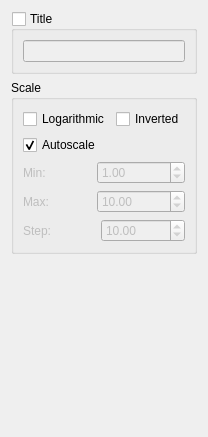
           <widget class="QWidget" name="tabWidgetPage2_2">
            <attribute name="title">
             <string>Top</string>
            </attribute>
            <layout class="QVBoxLayout" name="verticalLayout_20">
             <item>
              <widget class="QGroupBox" name="settingsXTTitleGroup">
               <property name="title">
                <string>Title</string>
               </property>
               <property name="checkable">
                <bool>true</bool>
               </property>
               <property name="checked">
                <bool>false</bool>
               </property>
               <layout class="QVBoxLayout" name="verticalLayout_19">
                <item>
                 <widget class="QLineEdit" name="settingsXTTitleEdit"/>
                </item>
               </layout>
              </widget>
             </item>
             <item>
              <widget class="QGroupBox" name="groupBox_4">
               <property name="title">
                <string>Scale</string>
               </property>
               <layout class="QVBoxLayout" name="verticalLayout_18">
                <item>
                 <layout class="QHBoxLayout" name="horizontalLayout_8">
                  <item>
                   <widget class="QCheckBox" name="settingsXTLogCheck">
                    <property name="text">
                     <string>Logarithmic</string>
                    </property>
                   </widget>
                  </item>
                  <item>
                   <widget class="QCheckBox" name="settingsXTInvCheck">
                    <property name="text">
                     <string>Inverted</string>
                    </property>
                   </widget>
                  </item>
                 </layout>
                </item>
                <item>
                 <widget class="QCheckBox" name="settingsXTAutoscaleCheck">
                  <property name="text">
                   <string>Autoscale</string>
                  </property>
                  <property name="checked">
                   <bool>true</bool>
                  </property>
                 </widget>
                </item>
                <item>
                 <layout class="QHBoxLayout" name="horizontalLayout_26">
                  <item>
                   <widget class="QLabel" name="xTScaleLabel1">
                    <property name="enabled">
                     <bool>false</bool>
                    </property>
                    <property name="text">
                     <string>Min:</string>
                    </property>
                   </widget>
                  </item>
                  <item>
                   <widget class="QDoubleSpinBox" name="settingsXTScaleMinSpin">
                    <property name="enabled">
                     <bool>false</bool>
                    </property>
                    <property name="minimum">
                     <double>-999999999.000000000000000</double>
                    </property>
                    <property name="maximum">
                     <double>999999999.000000000000000</double>
                    </property>
                    <property name="value">
                     <double>1.000000000000000</double>
                    </property>
                   </widget>
                  </item>
                 </layout>
                </item>
                <item>
                 <layout class="QHBoxLayout" name="horizontalLayout_27">
                  <item>
                   <widget class="QLabel" name="xTScaleLabel2">
                    <property name="enabled">
                     <bool>false</bool>
                    </property>
                    <property name="text">
                     <string>Max:</string>
                    </property>
                   </widget>
                  </item>
                  <item>
                   <widget class="QDoubleSpinBox" name="settingsXTScaleMaxSpin">
                    <property name="enabled">
                     <bool>false</bool>
                    </property>
                    <property name="minimum">
                     <double>-999999999.000000000000000</double>
                    </property>
                    <property name="maximum">
                     <double>999999999.000000000000000</double>
                    </property>
                    <property name="value">
                     <double>10.000000000000000</double>
                    </property>
                   </widget>
                  </item>
                 </layout>
                </item>
                <item>
                 <layout class="QHBoxLayout" name="horizontalLayout_28">
                  <item>
                   <widget class="QLabel" name="xTScaleLabel3">
                    <property name="enabled">
                     <bool>false</bool>
                    </property>
                    <property name="text">
                     <string>Step:</string>
                    </property>
                   </widget>
                  </item>
                  <item>
                   <widget class="QDoubleSpinBox" name="settingsXTScaleStepSpin">
                    <property name="enabled">
                     <bool>false</bool>
                    </property>
                    <property name="maximum">
                     <double>999999999.000000000000000</double>
                    </property>
                    <property name="value">
                     <double>10.000000000000000</double>
                    </property>
                   </widget>
                  </item>
                 </layout>
                </item>
               </layout>
              </widget>
             </item>
             <item>
              <spacer name="verticalSpacer_7">
               <property name="orientation">
                <enum>Qt::Vertical</enum>
               </property>
               <property name="sizeHint" stdset="0">
                <size>
                 <width>20</width>
                 <height>172</height>
                </size>
               </property>
              </spacer>
             </item>
            </layout>
           </widget>
